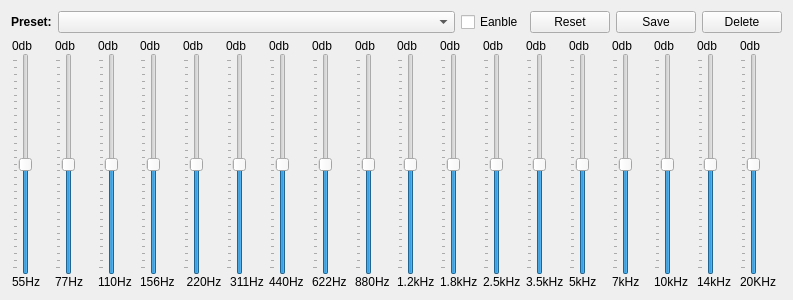
<?xml version="1.0" encoding="UTF-8"?>
<ui version="4.0">
 <class>SuperEqView</class>
 <widget class="QFrame" name="SuperEqView">
  <property name="geometry">
   <rect>
    <x>0</x>
    <y>0</y>
    <width>793</width>
    <height>300</height>
   </rect>
  </property>
  <property name="sizePolicy">
   <sizepolicy hsizetype="Fixed" vsizetype="Fixed">
    <horstretch>0</horstretch>
    <verstretch>0</verstretch>
   </sizepolicy>
  </property>
  <property name="minimumSize">
   <size>
    <width>0</width>
    <height>300</height>
   </size>
  </property>
  <property name="maximumSize">
   <size>
    <width>16777215</width>
    <height>300</height>
   </size>
  </property>
  <property name="windowTitle">
   <string>Equalizer</string>
  </property>
  <layout class="QVBoxLayout" name="verticalLayout_13" stretch="0,1">
   <item>
    <layout class="QHBoxLayout" name="horizontalLayout" stretch="0,1,0,0,0,0">
     <item>
      <widget class="QLabel" name="label_23">
       <property name="font">
        <font>
         <bold>true</bold>
        </font>
       </property>
       <property name="text">
        <string>Preset:</string>
       </property>
      </widget>
     </item>
     <item>
      <widget class="QComboBox" name="eqPresetComboBox"/>
     </item>
     <item>
      <widget class="QCheckBox" name="enableEqCheckBox">
       <property name="text">
        <string>Eanble</string>
       </property>
      </widget>
     </item>
     <item>
      <widget class="QPushButton" name="resetButton">
       <property name="text">
        <string>Reset</string>
       </property>
      </widget>
     </item>
     <item>
      <widget class="QPushButton" name="saveButton">
       <property name="text">
        <string>Save</string>
       </property>
      </widget>
     </item>
     <item>
      <widget class="QPushButton" name="deleteButton">
       <property name="text">
        <string>Delete</string>
       </property>
      </widget>
     </item>
    </layout>
   </item>
   <item>
    <layout class="QHBoxLayout" name="horizontalLayout_3" stretch="1">
     <property name="spacing">
      <number>0</number>
     </property>
     <item>
      <layout class="QGridLayout" name="gridLayout">
       <item row="0" column="9">
        <layout class="QVBoxLayout" name="verticalLayout_17">
         <property name="spacing">
          <number>0</number>
         </property>
         <property name="leftMargin">
          <number>1</number>
         </property>
         <item>
          <widget class="QLabel" name="band10DbLabel">
           <property name="text">
            <string>0db</string>
           </property>
           <property name="alignment">
            <set>Qt::AlignLeading|Qt::AlignLeft|Qt::AlignVCenter</set>
           </property>
          </widget>
         </item>
         <item>
          <widget class="DoubleSlider" name="band10Slider">
           <property name="minimum">
            <number>-150</number>
           </property>
           <property name="maximum">
            <number>150</number>
           </property>
           <property name="orientation">
            <enum>Qt::Vertical</enum>
           </property>
           <property name="tickPosition">
            <enum>QSlider::TicksAbove</enum>
           </property>
          </widget>
         </item>
         <item>
          <widget class="QLabel" name="band10FeqLabel">
           <property name="text">
            <string>1.2kHz</string>
           </property>
           <property name="alignment">
            <set>Qt::AlignLeading|Qt::AlignLeft|Qt::AlignVCenter</set>
           </property>
          </widget>
         </item>
        </layout>
       </item>
       <item row="0" column="6">
        <layout class="QVBoxLayout" name="verticalLayout_4">
         <property name="spacing">
          <number>0</number>
         </property>
         <property name="leftMargin">
          <number>1</number>
         </property>
         <item>
          <widget class="QLabel" name="band7DbLabel">
           <property name="text">
            <string>0db</string>
           </property>
           <property name="alignment">
            <set>Qt::AlignLeading|Qt::AlignLeft|Qt::AlignVCenter</set>
           </property>
          </widget>
         </item>
         <item>
          <widget class="DoubleSlider" name="band7Slider">
           <property name="minimum">
            <number>-150</number>
           </property>
           <property name="maximum">
            <number>150</number>
           </property>
           <property name="orientation">
            <enum>Qt::Vertical</enum>
           </property>
           <property name="tickPosition">
            <enum>QSlider::TicksAbove</enum>
           </property>
          </widget>
         </item>
         <item>
          <widget class="QLabel" name="band7FeqLabel">
           <property name="text">
            <string>440Hz</string>
           </property>
           <property name="alignment">
            <set>Qt::AlignLeading|Qt::AlignLeft|Qt::AlignVCenter</set>
           </property>
          </widget>
         </item>
        </layout>
       </item>
       <item row="0" column="5">
        <layout class="QVBoxLayout" name="verticalLayout_14">
         <property name="spacing">
          <number>0</number>
         </property>
         <property name="leftMargin">
          <number>1</number>
         </property>
         <item>
          <widget class="QLabel" name="band6DbLabel">
           <property name="text">
            <string>0db</string>
           </property>
           <property name="alignment">
            <set>Qt::AlignLeading|Qt::AlignLeft|Qt::AlignVCenter</set>
           </property>
          </widget>
         </item>
         <item>
          <widget class="DoubleSlider" name="band6Slider">
           <property name="minimum">
            <number>-150</number>
           </property>
           <property name="maximum">
            <number>150</number>
           </property>
           <property name="orientation">
            <enum>Qt::Vertical</enum>
           </property>
           <property name="tickPosition">
            <enum>QSlider::TicksAbove</enum>
           </property>
          </widget>
         </item>
         <item>
          <widget class="QLabel" name="band6FeqLabel">
           <property name="text">
            <string>311Hz</string>
           </property>
           <property name="alignment">
            <set>Qt::AlignCenter</set>
           </property>
          </widget>
         </item>
        </layout>
       </item>
       <item row="0" column="4">
        <layout class="QVBoxLayout" name="verticalLayout_3">
         <property name="spacing">
          <number>0</number>
         </property>
         <property name="leftMargin">
          <number>1</number>
         </property>
         <item>
          <widget class="QLabel" name="band5DbLabel">
           <property name="text">
            <string>0db</string>
           </property>
           <property name="alignment">
            <set>Qt::AlignLeading|Qt::AlignLeft|Qt::AlignVCenter</set>
           </property>
          </widget>
         </item>
         <item>
          <widget class="DoubleSlider" name="band5Slider">
           <property name="minimum">
            <number>-150</number>
           </property>
           <property name="maximum">
            <number>150</number>
           </property>
           <property name="orientation">
            <enum>Qt::Vertical</enum>
           </property>
           <property name="tickPosition">
            <enum>QSlider::TicksAbove</enum>
           </property>
          </widget>
         </item>
         <item>
          <widget class="QLabel" name="band5FeqLabel">
           <property name="text">
            <string>220Hz</string>
           </property>
           <property name="alignment">
            <set>Qt::AlignCenter</set>
           </property>
          </widget>
         </item>
        </layout>
       </item>
       <item row="0" column="11">
        <layout class="QVBoxLayout" name="verticalLayout_18">
         <property name="spacing">
          <number>0</number>
         </property>
         <property name="leftMargin">
          <number>1</number>
         </property>
         <item>
          <widget class="QLabel" name="band12DbLabel">
           <property name="text">
            <string>0db</string>
           </property>
           <property name="alignment">
            <set>Qt::AlignLeading|Qt::AlignLeft|Qt::AlignVCenter</set>
           </property>
          </widget>
         </item>
         <item>
          <widget class="DoubleSlider" name="band12Slider">
           <property name="minimum">
            <number>-150</number>
           </property>
           <property name="maximum">
            <number>150</number>
           </property>
           <property name="orientation">
            <enum>Qt::Vertical</enum>
           </property>
           <property name="tickPosition">
            <enum>QSlider::TicksAbove</enum>
           </property>
          </widget>
         </item>
         <item>
          <widget class="QLabel" name="band12FeqLabel">
           <property name="text">
            <string>2.5kHz</string>
           </property>
           <property name="alignment">
            <set>Qt::AlignLeading|Qt::AlignLeft|Qt::AlignVCenter</set>
           </property>
          </widget>
         </item>
        </layout>
       </item>
       <item row="0" column="12">
        <layout class="QVBoxLayout" name="verticalLayout_7">
         <property name="spacing">
          <number>0</number>
         </property>
         <property name="leftMargin">
          <number>1</number>
         </property>
         <item>
          <widget class="QLabel" name="band13DbLabel">
           <property name="text">
            <string>0db</string>
           </property>
           <property name="alignment">
            <set>Qt::AlignLeading|Qt::AlignLeft|Qt::AlignVCenter</set>
           </property>
          </widget>
         </item>
         <item>
          <widget class="DoubleSlider" name="band13Slider">
           <property name="minimum">
            <number>-150</number>
           </property>
           <property name="maximum">
            <number>150</number>
           </property>
           <property name="orientation">
            <enum>Qt::Vertical</enum>
           </property>
           <property name="tickPosition">
            <enum>QSlider::TicksAbove</enum>
           </property>
          </widget>
         </item>
         <item>
          <widget class="QLabel" name="band13FeqLabel">
           <property name="text">
            <string>3.5kHz</string>
           </property>
           <property name="alignment">
            <set>Qt::AlignLeading|Qt::AlignLeft|Qt::AlignVCenter</set>
           </property>
          </widget>
         </item>
        </layout>
       </item>
       <item row="0" column="2">
        <layout class="QVBoxLayout" name="verticalLayout_2">
         <property name="spacing">
          <number>0</number>
         </property>
         <property name="leftMargin">
          <number>1</number>
         </property>
         <item>
          <widget class="QLabel" name="band3DbLabel">
           <property name="text">
            <string>0db</string>
           </property>
           <property name="alignment">
            <set>Qt::AlignLeading|Qt::AlignLeft|Qt::AlignVCenter</set>
           </property>
          </widget>
         </item>
         <item>
          <widget class="DoubleSlider" name="band3Slider">
           <property name="minimum">
            <number>-150</number>
           </property>
           <property name="maximum">
            <number>150</number>
           </property>
           <property name="orientation">
            <enum>Qt::Vertical</enum>
           </property>
           <property name="tickPosition">
            <enum>QSlider::TicksAbove</enum>
           </property>
          </widget>
         </item>
         <item>
          <widget class="QLabel" name="band3FeqLabel">
           <property name="text">
            <string>110Hz</string>
           </property>
           <property name="alignment">
            <set>Qt::AlignLeading|Qt::AlignLeft|Qt::AlignVCenter</set>
           </property>
          </widget>
         </item>
        </layout>
       </item>
       <item row="0" column="0">
        <layout class="QVBoxLayout" name="verticalLayout">
         <property name="spacing">
          <number>0</number>
         </property>
         <property name="leftMargin">
          <number>1</number>
         </property>
         <item>
          <widget class="QLabel" name="band1DbLabel">
           <property name="text">
            <string>0db</string>
           </property>
           <property name="alignment">
            <set>Qt::AlignLeading|Qt::AlignLeft|Qt::AlignVCenter</set>
           </property>
          </widget>
         </item>
         <item>
          <widget class="DoubleSlider" name="band1Slider">
           <property name="minimum">
            <number>-150</number>
           </property>
           <property name="maximum">
            <number>150</number>
           </property>
           <property name="orientation">
            <enum>Qt::Vertical</enum>
           </property>
           <property name="tickPosition">
            <enum>QSlider::TicksAbove</enum>
           </property>
          </widget>
         </item>
         <item>
          <widget class="QLabel" name="band1FeqLabel">
           <property name="text">
            <string>55Hz</string>
           </property>
           <property name="alignment">
            <set>Qt::AlignLeading|Qt::AlignLeft|Qt::AlignVCenter</set>
           </property>
          </widget>
         </item>
        </layout>
       </item>
       <item row="0" column="3">
        <layout class="QVBoxLayout" name="verticalLayout_12">
         <property name="spacing">
          <number>0</number>
         </property>
         <property name="leftMargin">
          <number>1</number>
         </property>
         <item>
          <widget class="QLabel" name="band4DbLabel">
           <property name="text">
            <string>0db</string>
           </property>
           <property name="alignment">
            <set>Qt::AlignLeading|Qt::AlignLeft|Qt::AlignVCenter</set>
           </property>
          </widget>
         </item>
         <item>
          <widget class="DoubleSlider" name="band4Slider">
           <property name="minimum">
            <number>-150</number>
           </property>
           <property name="maximum">
            <number>150</number>
           </property>
           <property name="orientation">
            <enum>Qt::Vertical</enum>
           </property>
           <property name="tickPosition">
            <enum>QSlider::TicksAbove</enum>
           </property>
          </widget>
         </item>
         <item>
          <widget class="QLabel" name="band4FeqLabel">
           <property name="text">
            <string>156Hz</string>
           </property>
           <property name="alignment">
            <set>Qt::AlignLeading|Qt::AlignLeft|Qt::AlignVCenter</set>
           </property>
          </widget>
         </item>
        </layout>
       </item>
       <item row="0" column="16">
        <layout class="QVBoxLayout" name="verticalLayout_9">
         <property name="spacing">
          <number>0</number>
         </property>
         <property name="leftMargin">
          <number>1</number>
         </property>
         <item>
          <widget class="QLabel" name="band17DbLabel">
           <property name="text">
            <string>0db</string>
           </property>
           <property name="alignment">
            <set>Qt::AlignLeading|Qt::AlignLeft|Qt::AlignVCenter</set>
           </property>
          </widget>
         </item>
         <item>
          <widget class="DoubleSlider" name="band17Slider">
           <property name="minimum">
            <number>-150</number>
           </property>
           <property name="maximum">
            <number>150</number>
           </property>
           <property name="orientation">
            <enum>Qt::Vertical</enum>
           </property>
           <property name="tickPosition">
            <enum>QSlider::TicksAbove</enum>
           </property>
          </widget>
         </item>
         <item>
          <widget class="QLabel" name="band17FeqLabel">
           <property name="text">
            <string>14kHz</string>
           </property>
           <property name="alignment">
            <set>Qt::AlignLeading|Qt::AlignLeft|Qt::AlignVCenter</set>
           </property>
          </widget>
         </item>
        </layout>
       </item>
       <item row="0" column="7">
        <layout class="QVBoxLayout" name="verticalLayout_16">
         <property name="spacing">
          <number>0</number>
         </property>
         <property name="leftMargin">
          <number>1</number>
         </property>
         <item>
          <widget class="QLabel" name="band8DbLabel">
           <property name="text">
            <string>0db</string>
           </property>
           <property name="alignment">
            <set>Qt::AlignLeading|Qt::AlignLeft|Qt::AlignVCenter</set>
           </property>
          </widget>
         </item>
         <item>
          <widget class="DoubleSlider" name="band8Slider">
           <property name="minimum">
            <number>-150</number>
           </property>
           <property name="maximum">
            <number>150</number>
           </property>
           <property name="orientation">
            <enum>Qt::Vertical</enum>
           </property>
           <property name="tickPosition">
            <enum>QSlider::TicksAbove</enum>
           </property>
          </widget>
         </item>
         <item>
          <widget class="QLabel" name="band8FeqLabel">
           <property name="text">
            <string>622Hz</string>
           </property>
           <property name="alignment">
            <set>Qt::AlignLeading|Qt::AlignLeft|Qt::AlignVCenter</set>
           </property>
          </widget>
         </item>
        </layout>
       </item>
       <item row="0" column="15">
        <layout class="QVBoxLayout" name="verticalLayout_20">
         <property name="spacing">
          <number>0</number>
         </property>
         <property name="leftMargin">
          <number>1</number>
         </property>
         <item>
          <widget class="QLabel" name="band16DbLabel">
           <property name="text">
            <string>0db</string>
           </property>
           <property name="alignment">
            <set>Qt::AlignLeading|Qt::AlignLeft|Qt::AlignVCenter</set>
           </property>
          </widget>
         </item>
         <item>
          <widget class="DoubleSlider" name="band16Slider">
           <property name="minimum">
            <number>-150</number>
           </property>
           <property name="maximum">
            <number>150</number>
           </property>
           <property name="orientation">
            <enum>Qt::Vertical</enum>
           </property>
           <property name="tickPosition">
            <enum>QSlider::TicksAbove</enum>
           </property>
          </widget>
         </item>
         <item>
          <widget class="QLabel" name="band16FeqLabel">
           <property name="text">
            <string>10kHz</string>
           </property>
           <property name="alignment">
            <set>Qt::AlignLeading|Qt::AlignLeft|Qt::AlignVCenter</set>
           </property>
          </widget>
         </item>
        </layout>
       </item>
       <item row="0" column="14">
        <layout class="QVBoxLayout" name="verticalLayout_8">
         <property name="spacing">
          <number>0</number>
         </property>
         <property name="leftMargin">
          <number>1</number>
         </property>
         <item>
          <widget class="QLabel" name="band15DbLabel">
           <property name="text">
            <string>0db</string>
           </property>
           <property name="alignment">
            <set>Qt::AlignLeading|Qt::AlignLeft|Qt::AlignVCenter</set>
           </property>
          </widget>
         </item>
         <item>
          <widget class="DoubleSlider" name="band15Slider">
           <property name="minimum">
            <number>-150</number>
           </property>
           <property name="maximum">
            <number>150</number>
           </property>
           <property name="orientation">
            <enum>Qt::Vertical</enum>
           </property>
           <property name="tickPosition">
            <enum>QSlider::TicksAbove</enum>
           </property>
          </widget>
         </item>
         <item>
          <widget class="QLabel" name="band15FeqLabel">
           <property name="text">
            <string>7kHz</string>
           </property>
           <property name="alignment">
            <set>Qt::AlignLeading|Qt::AlignLeft|Qt::AlignVCenter</set>
           </property>
          </widget>
         </item>
        </layout>
       </item>
       <item row="0" column="17">
        <layout class="QVBoxLayout" name="verticalLayout_10">
         <property name="spacing">
          <number>0</number>
         </property>
         <property name="leftMargin">
          <number>1</number>
         </property>
         <property name="rightMargin">
          <number>0</number>
         </property>
         <item>
          <widget class="QLabel" name="band18DbLabel">
           <property name="text">
            <string>0db</string>
           </property>
           <property name="alignment">
            <set>Qt::AlignLeading|Qt::AlignLeft|Qt::AlignVCenter</set>
           </property>
          </widget>
         </item>
         <item>
          <widget class="DoubleSlider" name="band18Slider">
           <property name="minimum">
            <number>-150</number>
           </property>
           <property name="maximum">
            <number>150</number>
           </property>
           <property name="orientation">
            <enum>Qt::Vertical</enum>
           </property>
           <property name="tickPosition">
            <enum>QSlider::TicksAbove</enum>
           </property>
          </widget>
         </item>
         <item>
          <widget class="QLabel" name="band18FeqLabel">
           <property name="text">
            <string>20KHz</string>
           </property>
           <property name="alignment">
            <set>Qt::AlignLeading|Qt::AlignLeft|Qt::AlignVCenter</set>
           </property>
          </widget>
         </item>
        </layout>
       </item>
       <item row="0" column="8">
        <layout class="QVBoxLayout" name="verticalLayout_5">
         <property name="spacing">
          <number>0</number>
         </property>
         <property name="leftMargin">
          <number>1</number>
         </property>
         <item>
          <widget class="QLabel" name="band9DbLabel">
           <property name="text">
            <string>0db</string>
           </property>
           <property name="alignment">
            <set>Qt::AlignLeading|Qt::AlignLeft|Qt::AlignVCenter</set>
           </property>
          </widget>
         </item>
         <item>
          <widget class="DoubleSlider" name="band9Slider">
           <property name="minimum">
            <number>-150</number>
           </property>
           <property name="maximum">
            <number>150</number>
           </property>
           <property name="orientation">
            <enum>Qt::Vertical</enum>
           </property>
           <property name="tickPosition">
            <enum>QSlider::TicksAbove</enum>
           </property>
          </widget>
         </item>
         <item>
          <widget class="QLabel" name="band9FeqLabel">
           <property name="text">
            <string>880Hz</string>
           </property>
           <property name="alignment">
            <set>Qt::AlignLeading|Qt::AlignLeft|Qt::AlignVCenter</set>
           </property>
          </widget>
         </item>
        </layout>
       </item>
       <item row="0" column="10">
        <layout class="QVBoxLayout" name="verticalLayout_6">
         <property name="spacing">
          <number>0</number>
         </property>
         <property name="leftMargin">
          <number>1</number>
         </property>
         <item>
          <widget class="QLabel" name="band11DbLabel">
           <property name="text">
            <string>0db</string>
           </property>
           <property name="alignment">
            <set>Qt::AlignLeading|Qt::AlignLeft|Qt::AlignVCenter</set>
           </property>
          </widget>
         </item>
         <item>
          <widget class="DoubleSlider" name="band11Slider">
           <property name="minimum">
            <number>-150</number>
           </property>
           <property name="maximum">
            <number>150</number>
           </property>
           <property name="orientation">
            <enum>Qt::Vertical</enum>
           </property>
           <property name="tickPosition">
            <enum>QSlider::TicksAbove</enum>
           </property>
          </widget>
         </item>
         <item>
          <widget class="QLabel" name="band11FeqLabel">
           <property name="text">
            <string>1.8kHz</string>
           </property>
           <property name="alignment">
            <set>Qt::AlignLeading|Qt::AlignLeft|Qt::AlignVCenter</set>
           </property>
          </widget>
         </item>
        </layout>
       </item>
       <item row="0" column="1">
        <layout class="QVBoxLayout" name="verticalLayout_11">
         <property name="spacing">
          <number>0</number>
         </property>
         <property name="leftMargin">
          <number>1</number>
         </property>
         <item>
          <widget class="QLabel" name="band2DbLabel">
           <property name="text">
            <string>0db</string>
           </property>
           <property name="alignment">
            <set>Qt::AlignLeading|Qt::AlignLeft|Qt::AlignVCenter</set>
           </property>
          </widget>
         </item>
         <item>
          <widget class="DoubleSlider" name="band2Slider">
           <property name="minimum">
            <number>-150</number>
           </property>
           <property name="maximum">
            <number>150</number>
           </property>
           <property name="orientation">
            <enum>Qt::Vertical</enum>
           </property>
           <property name="tickPosition">
            <enum>QSlider::TicksAbove</enum>
           </property>
          </widget>
         </item>
         <item>
          <widget class="QLabel" name="band2FeqLabel">
           <property name="text">
            <string>77Hz</string>
           </property>
           <property name="alignment">
            <set>Qt::AlignLeading|Qt::AlignLeft|Qt::AlignVCenter</set>
           </property>
          </widget>
         </item>
        </layout>
       </item>
       <item row="0" column="13">
        <layout class="QVBoxLayout" name="verticalLayout_19">
         <property name="spacing">
          <number>0</number>
         </property>
         <property name="leftMargin">
          <number>1</number>
         </property>
         <item>
          <widget class="QLabel" name="band14DbLabel">
           <property name="text">
            <string>0db</string>
           </property>
           <property name="alignment">
            <set>Qt::AlignLeading|Qt::AlignLeft|Qt::AlignVCenter</set>
           </property>
          </widget>
         </item>
         <item>
          <widget class="DoubleSlider" name="band14Slider">
           <property name="minimum">
            <number>-150</number>
           </property>
           <property name="maximum">
            <number>150</number>
           </property>
           <property name="orientation">
            <enum>Qt::Vertical</enum>
           </property>
           <property name="tickPosition">
            <enum>QSlider::TicksAbove</enum>
           </property>
          </widget>
         </item>
         <item>
          <widget class="QLabel" name="band14FeqLabel">
           <property name="text">
            <string>5kHz</string>
           </property>
           <property name="alignment">
            <set>Qt::AlignLeading|Qt::AlignLeft|Qt::AlignVCenter</set>
           </property>
          </widget>
         </item>
        </layout>
       </item>
      </layout>
     </item>
    </layout>
   </item>
  </layout>
 </widget>
 <customwidgets>
  <customwidget>
   <class>DoubleSlider</class>
   <extends>QSlider</extends>
   <header>widget/doubleslider.h</header>
  </customwidget>
 </customwidgets>
 <resources/>
 <connections/>
</ui>
